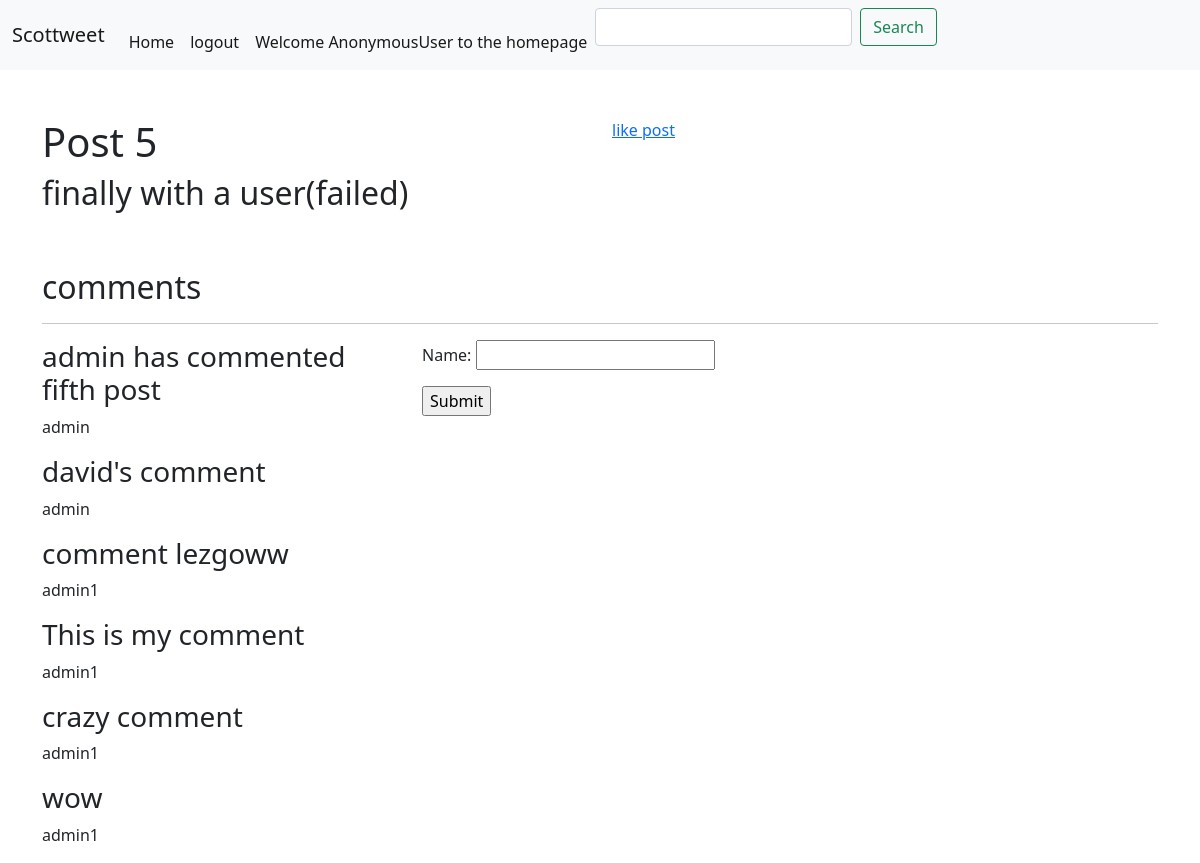
Screenshot of /detail_post/7 with the database file from the repository.
### feed/models.py (models this page shows, shortened)
class Post(models.Model):
    author = models.ForeignKey(User, on_delete=models.CASCADE)
    title = models.CharField(max_length=200)
    description = models.CharField(max_length=200)
    created = models.DateTimeField(auto_now_add=True)
    published_date = models.DateTimeField(blank=True, null=True)
    likes = models.ManyToManyField(User, related_name='postlike')
    class Meta:
        ordering = ('-created',)

class Comments(models.Model):
    commentor = models.ForeignKey(User, on_delete=models.CASCADE)
    post = models.ForeignKey(Post, on_delete=models.CASCADE, related_name='comments')
    name = models.CharField(max_length=80)
    body = models.TextField()
    created_on = models.DateTimeField(auto_now_add=True)

### feed/views.py (the view, shortened to what this page needs)
# urls.py: path('detail_post/<str:pk>', DetailPostView.as_view(), name='detail_post'),
class DetailPostView(View):
    def get(self,request,pk):
        posts = Post.objects.get(pk=pk)
        posts_likes = posts.likes.all()
        posts_me_liked = posts.likes.filter(id=request.user.id)
        comments = Comments.objects.filter(post=posts)
        form = CommentForm()
        return render(request, 'feed/detailpost.html', {'posts':posts,'comments':comments,'form':form,'posts_likes':posts_likes,'posts_me_liked':posts_me_liked})

### feed/forms.py
class CommentForm(forms.ModelForm):
    class Meta:
        model = Comments
        fields = ('name',)

### templates/feed/detailpost.html (shortened to what this page needs)
{% extends 'base.html' %}
{% block content %}
{% include "navbar.html" %}
<div class="container">
    <div class="row my-5">
        <div class="col-6">
           <h1>{{posts.title}}</h1>
           <h2>{{posts.description}}</h2>
        </div>
        <div class="col-6">
        {% if posts_me_liked.exists %}
        <a href="{% url 'like_post' posts.pk %}"> unlike post</a>
        {% else %}
        <a href="{% url 'like_post' posts.pk %}"> like post </a>
        {% endif %}
        </div>
    </div>
<h2> comments </h2>
<hr>
    <div class="row">
        <div class="col-4">
            {% for comment in comments %}
            <h3>{{ comment.name }}</h3>
            <p>{{ comment.commentor }}</p>
            {% endfor %}
        </div>
        <div class="col-4">
            <form class="form-inline" method ="POST">
            {{form.as_p}}
            <input type="submit" name="create comment">
        </form>
    </div>
</div>
{% endblock %}

### rows the page displays
Post: title "Post 5", description "finally with a user(failed)"
Comments: name "admin has commented fifth post", commentor "admin"
Comments: name "david's comment", commentor "admin"
Comments: name "comment lezgoww", commentor "admin1"
Comments: name "This is my comment", commentor "admin1"
Comments: name "crazy comment", commentor "admin1"
Comments: name "wow", commentor "admin1"

### other values shown
{{ user }} "AnonymousUser"
